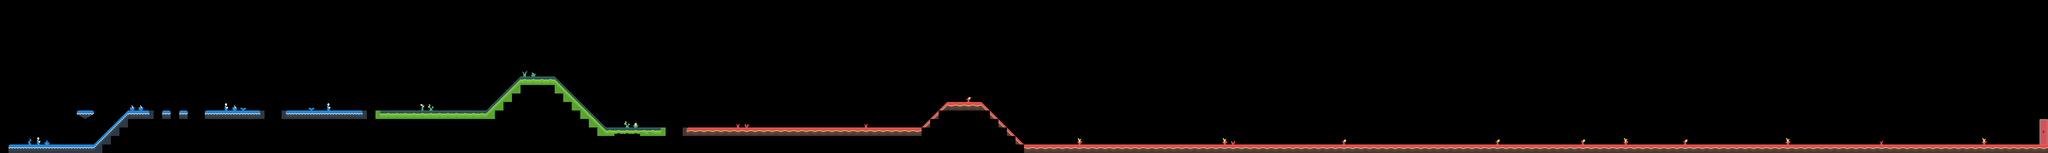

Tiled map render using the project's own tile images. Description and the map definition, with tile-layer contents summarised, below:
An orthogonal 240x18 tile map with 64x64 px tiles, 2 tile layers (land, background) and 19 objects.

<map version="1.0" orientation="orthogonal" renderorder="left-up" width="240" height="18" tilewidth="64" tileheight="64" nextobjectid="82">
 <tileset firstgid="1" name="tilesheet_complete" tilewidth="64" tileheight="64" tilecount="264" columns="22">
  <image source="tilesheet_complete.png" width="1408" height="768" />
 </tileset>
 <layer name="land" width="240" height="18">
  <data>[4320 cells, 280 non-empty, 39 distinct tile ids]</data>
 </layer>
 <layer name="background" width="240" height="18">
  <data>[4320 cells, 0 non-empty, 0 distinct tile ids]</data>
 </layer>
 <objectgroup name="ground">
  <object id="45" x="65" y="1094" width="640" height="48" />
  <object id="47" x="579" y="836" width="125" height="30" />
  <object id="50" x="960" y="837" width="159" height="54" />
  <object id="51" x="1216" y="837" width="65" height="47" />
  <object id="53" x="1347" y="836" width="62" height="45" />
  <object id="54" x="1540" y="836" width="412" height="43" />
  <object id="55" x="2144" y="837" width="576" height="43" />
  <object id="56" x="2850" y="837" width="799" height="50" />
  <object id="57" x="3906" y="581" width="255" height="57" />
  <object id="58" x="4546" y="964" width="414" height="51" />
  <object id="61" x="5154" y="962" width="1759" height="55" />
  <object id="62" x="7106" y="771" width="255" height="51" />
  <object id="63" x="7683" y="1092" width="7676" height="61" />
 </objectgroup>
 <objectgroup name="slopes">
  <object id="46" x="704" y="1094.7">
   <polygon points="0,0 256.249,-257.695 257.25,-205.351 2.00195,46.3046" />
  </object>
  <object id="48" x="585" y="865">
   <polygon points="0,0 57,32 112,2 111,2" />
  </object>
  <object id="59" x="3649" y="836">
   <polyline points="0,0 257,-255 258,-199 0,52 0,0" />
  </object>
  <object id="60" x="4161" y="580">
   <polyline points="0,0 386,387 385,430 -1,56 -1,2" />
  </object>
  <object id="64" x="6912" y="961">
   <polygon points="0,0 195,-191 194,-139 1,57" />
  </object>
  <object id="65" x="7360" y="771">
   <polygon points="0,0 324,323 323,378 0,50" />
  </object>
 </objectgroup>
</map>
